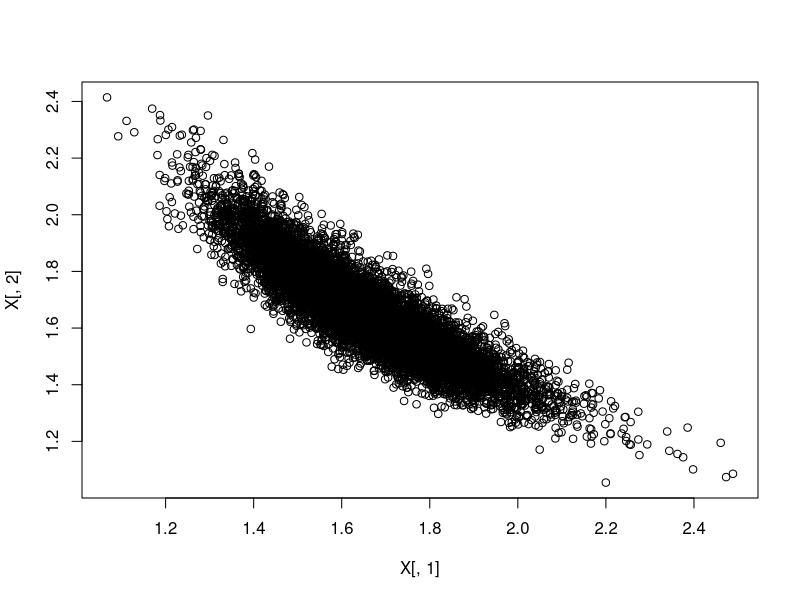

Generate this figure with R: (Note: this script raises an error after producing the figure.)
#' This script dispays location-dispersion ellipsoid and statistic, as described 
#' in A. Meucci, "Risk and Asset Allocation", Springer, 2005,  Chapter 2.
#'
#' @references
#' A. Meucci - "Exercises in Advanced Risk and Portfolio Management" \url{http://symmys.com/node/170}.
#' See Meucci's script for "S_MaxMinVariance.m"
#'
#' @author Xavier Valls \email{flamejat@@gmail.com}

if ( !require( "mvtnorm" ) ) stop("mvtnorm package installation required for this script")

##################################################################################################################
### Input parameters
Mu   = rbind( 0.5, 0.5 );
s    = rbind( 0.1, 0.1 );
nu   = 40;
r    = -0.9;
nSim = 10000;

##################################################################################################################
### Generate sample
C    = rbind( c( 1, r ), c( r, 1));
Ones = matrix( 1, nSim, 1);
Y    = Ones %*% t(Mu) + ( Ones %*% t(s) ) * rmvt( nSim, C, nu );
X    = exp( Y );
m    = matrix( apply( X, 2, mean ));
S    = cov( X );

##################################################################################################################
### Evaluate standard deviation on a one-dim projection (versor)
Theta  = seq( 0, 2 * pi, pi/100 );
nTheta = length( Theta );
invS = solve( S );

SDev   = matrix( NaN, nTheta, 1 );
Radius = matrix( NaN, nTheta, 1 );

for( n in 1 : nTheta )
{
    th = Theta[ n ];
    # versor
    e = rbind( cos(th), sin(th) );
    Z = X %*% e;  # projection
    SDev[ n ]   = sd( Z );  # standard deviation    
    Radius[ n ] = ( t(e) %*% invS %*% e )^( -1/2 );   # radius of ellipsoid
}

##################################################################################################################
### Compute min and max standard deviation and respective versor
min_n = which.min( SDev );
e_min = rbind( cos( Theta[ min_n ] ), sin( Theta[ min_n ] ) );
s_min = SDev[ min_n ];

max_n = which.max( SDev );
e_max = rbind( cos( Theta[ max_n ] ), sin( Theta[ max_n ] ) );
s_max = SDev[ max_n ];

##################################################################################################################
### Plots
dev.new();

# scatter plot simulations
plot( X[ , 1 ], X[ , 2 ] );

# plot ellipsoid
Scale = 2;
PlotEigVectors = 1;
PlotSquare = 1;
TwoDimEllipsoid( m, S, Scale, PlotEigVectors, PlotSquare);

# plot special directions defined by the max-min versors
Center = matrix( apply( X, 2, mean) ) * 0.7; # de-center plot of special directions for better display
v = Scale * matrix( seq( -1, 1, 0.1 ) );
Ones = 1 + 0 * v;

v_min = Ones %*% t( Center ) + v %*% s_min %*% t( e_min );
lines( v_min[ , 1 ], v_min[ , 2 ], col = "red" );
v_max = Ones %*% t( Center ) + v %*% s_max %*% t( e_max );
lines( v_max[ , 1 ], v_max[ , 2 ], col = "red" );

# plot statistics versus geometry
dev.new();
Scaled_Theta = Theta / (pi / 2);
 # plot standard deviation as function of direction
plot( Scaled_Theta, SDev, type = "l", xlab = "theta/(pi/2)", xlim = c( Scaled_Theta[ 1 ], Scaled_Theta[length(Scaled_Theta)] ) );
# plot radius of ellipsoid as function of direction
lines( Scaled_Theta, Radius, col="red" ); 
legend( "topleft", 1.9, c( "st.dev on projection", "radius of ellipsoid" ), col = c( "black", "red" ), lty = 1, bg = "gray90" );